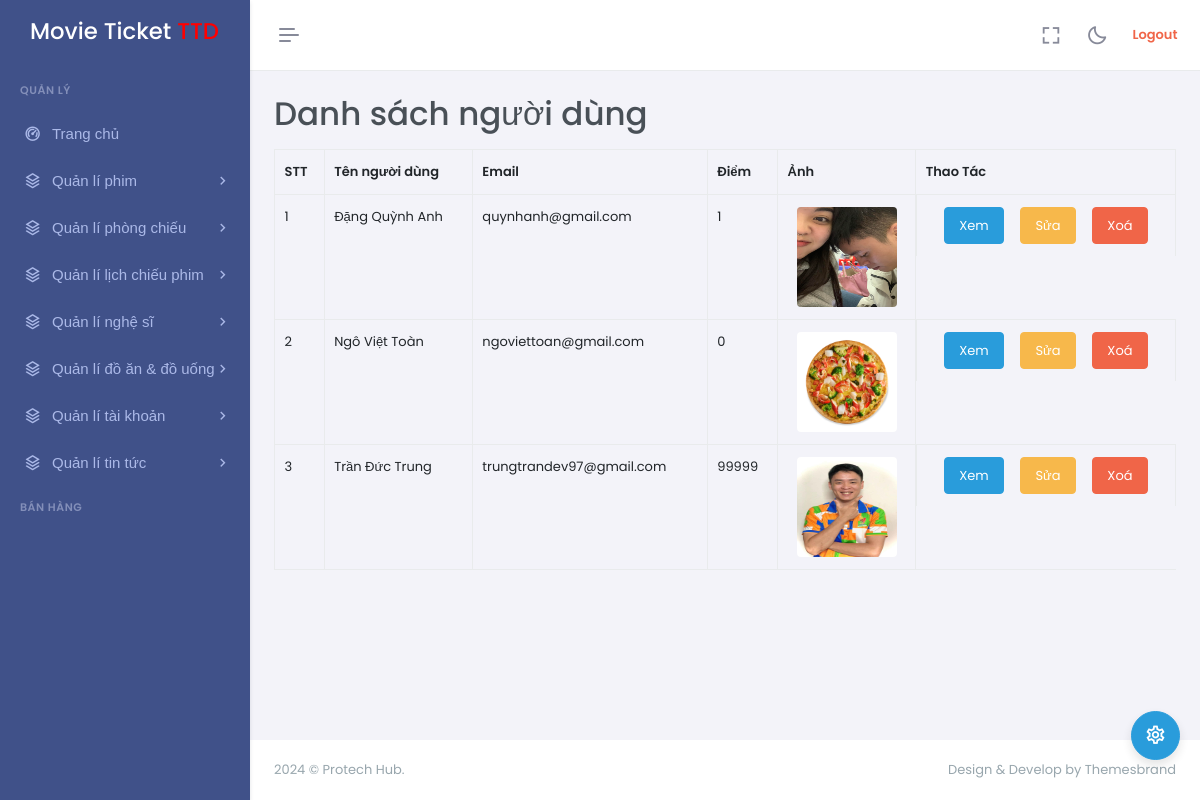
Page /?mode=admin&action=users-list (signed in) on the earlier database version.
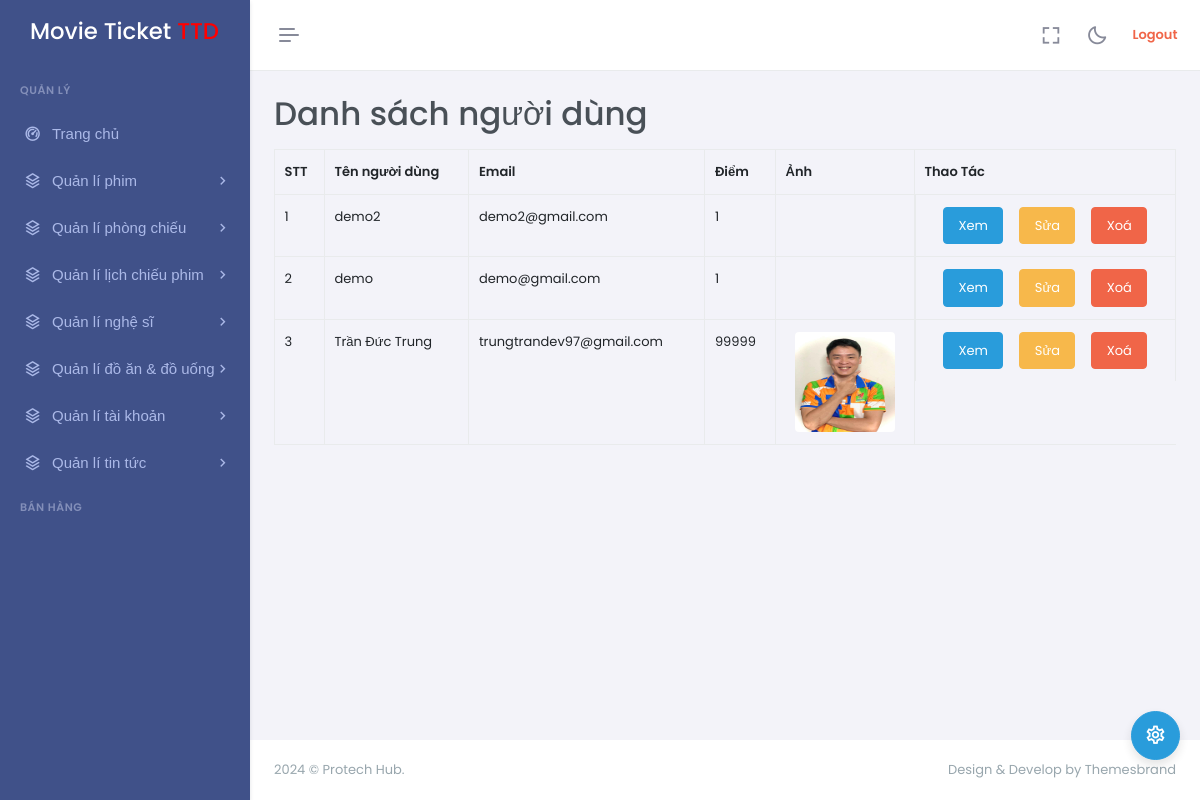
Same page on the later database version.
### tables this page shows
CREATE TABLE `users` (
  `id` int NOT NULL,
  `name` varchar(50) NOT NULL,
  `password` varchar(50) NOT NULL,
  `repassword` varchar(50) NOT NULL,
  `tel` varchar(11) NOT NULL,
  `email` varchar(255) NOT NULL,
  `address` varchar(255) NOT NULL,
  `role_id` int NOT NULL,
  `rank_id` int NOT NULL,
  `points` int DEFAULT NULL,
  `imageURL` varchar(255) DEFAULT NULL
);

### controllers/admin/UserController.php (called while the page is built, shortened)
<?php
class UserController
{
    private $user;
    public function __construct()
    {
        $this->user = new User();
    }
    public function list()
    {
        $title = 'Danh sách người dùng';
        $data = $this->user->getAll();
        require_once PATH_VIEW_ADMIN_MAIN;
    }
}

### models/BaseModel.php (called while the page is built, shortened)
<?php
class BaseModel
{
    public function __construct()
    {
        $dsn = sprintf('mysql:host=%s;port=%s;dbname=%s;charset=utf8', DB_HOST, DB_PORT, DB_NAME);
        try {
            $this->pdo = new PDO($dsn, DB_USERNAME, DB_PASSWORD, DB_OBTIONS);
        } catch (PDOException $e) {
            die("Kết nối cơ sở dữ liệu thất bại: {$e->getMessage()}. Vui lòng thử lại sau.");
        }
    }
}

### models/User.php (called while the page is built, shortened)
<?php
class User extends BaseModel
{
    public function getAll()
    {
        $sql = "
        SELECT
         u.id                   u_id,
         u.name                 u_name,
         u.password             u_password,
         u.tel                  u_tel,
         u.email                u_email,
         u.address              u_address,
         u.points               u_points,
         u.role_id              u_role_id,
         u.rank_id              u_rank_id,
         u.imageURL             u_imageURL,
         ro.id                  ro_id,
         ro.name                ro_name,
         ra.id                  ra_id,
         ra.name                ra_name
         FROM
    users u
JOIN roles ro ON ro.id = u.role_id
JOIN ranks ra ON ra.id = u.rank_id
ORDER BY  u.id DESC
    ";
    $stmt = $this->pdo->prepare($sql);
    $stmt->execute();
    return $stmt -> fetchAll();
    }
}
?>

### views/admin/users/list.php (the view, shortened to what this page needs)
<table class="table table-bordered">
    <tr>
        <th>STT</th>
        <th>Tên người dùng</th>
        <th>Email</th>
        <th>Điểm</th>
        <th>Ảnh</th>
        <th>Thao Tác</th>
    </tr>
    <?php foreach ($data as $key => $user): ?>
        <tr>
            <td><?= $key + 1 ?></td>
            <td><?= $user['u_name'] ?></td>
            <td><?= $user['u_email'] ?></td>
            <td><?= $user['u_points'] ?></td>
            <td class="text-center">
                <?php if (!empty($user['u_imageURL'])) : ?>
                    <img class="rounded" src="<?= BASE_ASSETS_UPLOADS . $user['u_imageURL'] ?>" width="100px" height="100px">
                <?php endif; ?>
            </td>
            <td class="d-flex justify-content-center">
                <a href="<?= BASE_URL_ADMIN . '&action=users-show&id=' . $user['u_id'] ?>"
                    class="btn btn-info">Xem</a>
                <a href="<?= BASE_URL_ADMIN . '&action=users-updatePage&id=' . $user['u_id'] ?>"
                    class="btn btn-warning ms-3 me-3">Sửa</a>
                <a href="<?= BASE_URL_ADMIN . '&action=users-delete&id=' . $user['u_id'] ?>"
                    onclick="return confirm('Bạn có chắc muốn xoá?')"
                    class="btn btn-danger">Xoá</a>
            </td>
        </tr>
    <?php endforeach; ?>
</table>

### index.php (shortened to what this page needs)
<?php
spl_autoload_register(function ($class) {
    $fileName = "$class.php";
    $fileModel = PATH_MODEL . $fileName;
});
$mode = $_GET['mode'] ?? 'client';
if ($mode == 'admin') {
    require_once './routes/admin.php';
} else {
    require_once './routes/client.php';
}

### views/admin/main.php (shortened to what this page needs)
<!doctype html>
<html lang="en" data-layout="vertical" data-topbar="light" data-sidebar="dark" data-sidebar-size="lg" data-sidebar-image="none" data-preloader="disable" data-theme="default" data-theme-colors="default">
<head>
    <?php
    require_once "./assets/inc/admin/libs_css.php"
    ?>
</head>
<body>
    <div id="layout-wrapper">
        <?php
        require_once "./assets/inc/admin/header.php";
        require_once "./assets/inc/admin/sidebar.php";
        ?>
        <div class="main-content">
            <div class="page-content">
                <div class="container-fluid">
                    <h1 class="mb-3"><?= $title ?? 'Admin Dashboard' ?></h1>
                    <div>
                        <?php
                        if (isset($view)) {
                            require_once PATH_VIEW_ADMIN . $view . '.php';
                        }
                        ?>
                    </div>
                </div>
            </div>
            <footer class="footer">
                <div class="container-fluid">
                    <div class="row">
                        <div class="col-sm-6">
                             © Protech Hub.
                        </div>
                        <div class="col-sm-6">
                            <div class="text-sm-end d-none d-sm-block">
                                Design & Develop by Themesbrand
                            </div>
                        </div>
                    </div>
                </div>
            </footer>
        </div>
    </div>
    <div class="customizer-setting d-none d-md-block">
        <div class="btn-info rounded-pill shadow-lg btn btn-icon btn-lg p-2" data-bs-toggle="offcanvas" data-bs-target="#theme-settings-offcanvas" aria-controls="theme-settings-offcanvas">
            <i class='mdi mdi-spin mdi-cog-outline fs-22'></i>
        </div>
    </div>
</body>
</html>

### assets/inc/admin/libs_css.php (shortened to what this page needs)
<link href="assets/libs/jsvectormap/jsvectormap.min.css" rel="stylesheet" type="text/css" />
<link href="assets/libs/swiper/swiper-bundle.min.css" rel="stylesheet" type="text/css" />
<link href="assets/css/bootstrap.min.css" rel="stylesheet" type="text/css" />
<link href="assets/css/icons.min.css" rel="stylesheet" type="text/css" />
<link href="assets/css/app.min.css" rel="stylesheet" type="text/css" />
<link href="assets/css/custom.min.css" rel="stylesheet" type="text/css" />

### assets/inc/admin/header.php
<header id="page-topbar">
    <div class="layout-width">
        <div class="navbar-header">
            <div class="d-flex">
                <button type="button" class="btn btn-sm px-3 fs-16 header-item vertical-menu-btn topnav-hamburger material-shadow-none" id="topnav-hamburger-icon">
                    <span class="hamburger-icon">
                        <span></span>
                        <span></span>
                        <span></span>
                    </span>
                </button>
            </div>
            <div class="d-flex align-items-center">
                <div class="ms-1 header-item d-none d-sm-flex">
                    <button type="button" class="btn btn-icon btn-topbar material-shadow-none btn-ghost-secondary rounded-circle" data-toggle="fullscreen">
                        <i class='bx bx-fullscreen fs-22'></i>
                    </button>
                </div>
                <div class="ms-1 header-item d-none d-sm-flex">
                    <button type="button" class="btn btn-icon btn-topbar material-shadow-none btn-ghost-secondary rounded-circle light-dark-mode">
                        <i class='bx bx-moon fs-22'></i>
                    </button>
                </div>
                <?php if (!empty($_SESSION['user'])): ?>
                    <div class="header-item ms-3">
                        <a class="btn btn-icon btn-topbar material-shadow-none btn-ghost-secondary rounded-circle light-dark-mode text-danger"
                            href="<?= BASE_URL_ADMIN . '&action=logout' ?>"
                            onclick="return confirm('Có chắc chắn đăng xuất?')"> <b>Logout</b> </a>
                    </div>
                <?php endif; ?>
            </div>
        </div>
    </div>
</header>

### assets/inc/admin/sidebar.php (shortened to what this page needs)
<div class="app-menu navbar-menu">
    <div class="navbar-brand-box">
        <a href="<?= BASE_URL_ADMIN ?>" class="logo logo-light">
            <span class="logo-lg mt-4">
                <h3 class="display-7 mt-4" style="color: #ffffff !important; display: inline;">Movie Ticket </h3>
                <h3 class="display-7 mt-4" style="color: #ff0000 !important; display: inline;">TTD</h3>
            </span>
        </a>
    </div>
    <div id="scrollbar">
        <div class="container-fluid">
            <ul class="navbar-nav" id="navbar-nav">
                <li class="menu-title"><span data-key="t-menu">Quản lý</span></li>
                <li class="nav-item">
                    <a class="nav-link menu-link" href="?act=/">
                        <i class="ri-dashboard-2-line"></i> <span data-key="t-dashboards">Trang chủ</span>
                    </a>
                </li>
                <li class="nav-item">
                    <a class="nav-link menu-link" href="#sidebarMovies" data-bs-toggle="collapse" role="button"
                        aria-expanded="false" aria-controls="sidebarMovies">
                        <i class="ri-stack-line"></i> <span data-key="t-advance-ui">Quản lí phim</span>
                    </a>
                </li>
                <li class="nav-item">
                    <a class="nav-link menu-link" href="#sidebarRooms" data-bs-toggle="collapse" role="button"
                        aria-expanded="false" aria-controls="sidebarRooms">
                        <i class="ri-stack-line"></i> <span data-key="t-advance-ui">Quản lí phòng chiếu</span>
                    </a>
                </li>
                <li class="nav-item">
                    <a class="nav-link menu-link" href="#sidebarSchedules" data-bs-toggle="collapse" role="button"
                        aria-expanded="false" aria-controls="sidebarSchedules">
                        <i class="ri-stack-line"></i> <span data-key="t-advance-ui">Quản lí lịch chiếu phim</span>
                    </a>
                </li>
                <li class="nav-item">
                    <a class="nav-link menu-link" href="#sidebarArtists" data-bs-toggle="collapse" role="button"
                        aria-expanded="false" aria-controls="sidebarArtists">
                        <i class="ri-stack-line"></i> <span data-key="t-advance-ui">Quản lí nghệ sĩ</span>
                    </a>
                </li>
                <li class="nav-item">
                    <a class="nav-link menu-link" href="#sidebarFoodAndDrink" data-bs-toggle="collapse" role="button"
                        aria-expanded="false" aria-controls="sidebarFoodAndDrink">
                        <i class="ri-stack-line"></i> <span data-key="t-advance-ui">Quản lí đồ ăn & đồ uống</span>
                    </a>
                </li>
                <li class="nav-item">
                    <a class="nav-link menu-link" href="#sidebarUsers" data-bs-toggle="collapse" role="button"
                        aria-expanded="false" aria-controls="sidebarUsers">
                        <i class="ri-stack-line"></i> <span data-key="t-advance-ui">Quản lí tài khoản</span>
                    </a>
                </li>
                <li class="nav-item">
                    <a class="nav-link menu-link" href="#sidebarNews" data-bs-toggle="collapse" role="button"
                        aria-expanded="false" aria-controls="sidebarNews">
                        <i class="ri-stack-line"></i> <span data-key="t-advance-ui">Quản lí tin tức</span>
                    </a>
                </li>
                <li class="menu-title"><i class="ri-more-fill"></i> <span data-key="t-pages">Bán hàng</span></li>
            </ul>
        </div>
    </div>
    <div class="sidebar-background"></div>
</div>

Differences in the rows shown:
removed users: name "Đặng Quỳnh Anh", email "quynhanh@gmail.com", points "1", imageURL (picture)
removed users: name "Ngô Việt Toàn", email "ngoviettoan@gmail.com", points "0", imageURL (picture)
added users: name "demo2", email "demo2@gmail.com", points "1"
added users: name "demo", email "demo@gmail.com", points "1"
